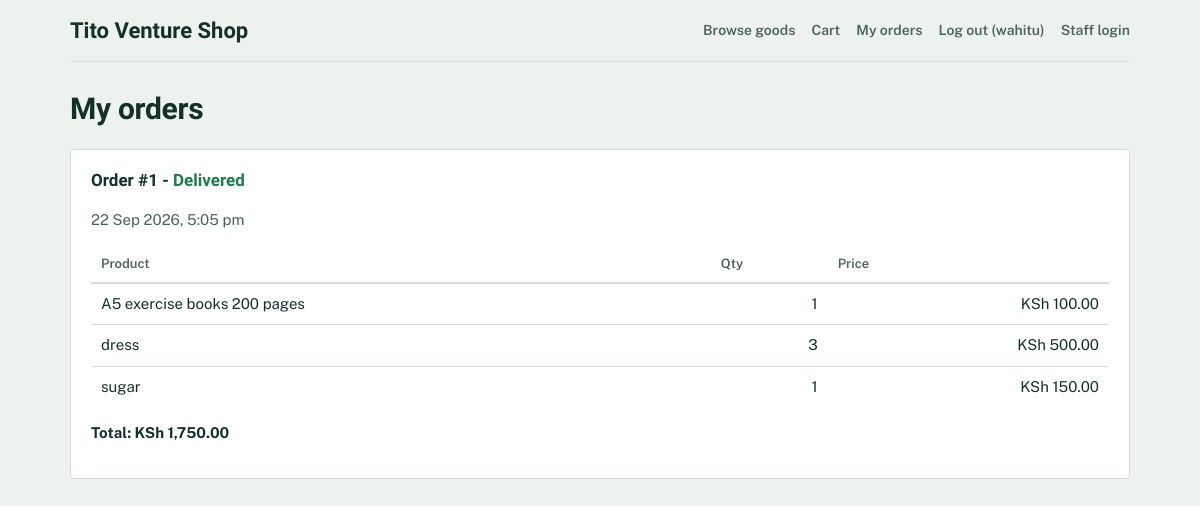
The app's page /customer/orders.php (signed in) with its own data.
### tables this page shows
CREATE TABLE `orders` (
  `id` int(11) NOT NULL,
  `customer_id` int(11) NOT NULL,
  `delivery_phone` varchar(20) NOT NULL,
  `delivery_address` varchar(255) NOT NULL,
  `payment_method` enum('cash','mpesa','bank') NOT NULL,
  `payment_reference` varchar(20) DEFAULT NULL,
  `status` enum('pending','confirmed','delivered','cancelled') NOT NULL DEFAULT 'pending',
  `total` decimal(12,2) NOT NULL,
  `confirmed_sale_id` int(11) DEFAULT NULL,
  `created_at` timestamp NOT NULL DEFAULT current_timestamp()
);

CREATE TABLE `order_items` (
  `id` int(11) NOT NULL,
  `order_id` int(11) NOT NULL,
  `product_id` int(11) NOT NULL,
  `quantity` int(11) NOT NULL,
  `unit_price` decimal(10,2) NOT NULL,
  `subtotal` decimal(12,2) NOT NULL
);

CREATE TABLE `products` (
  `id` int(11) NOT NULL,
  `name` varchar(150) NOT NULL,
  `barcode` varchar(50) DEFAULT NULL,
  `category_id` int(11) DEFAULT NULL,
  `buying_price` decimal(10,2) NOT NULL DEFAULT 0.00,
  `selling_price` decimal(10,2) NOT NULL DEFAULT 0.00,
  `quantity` int(11) NOT NULL DEFAULT 0,
  `reorder_level` int(11) NOT NULL DEFAULT 5,
  `expiry_date` date DEFAULT NULL,
  `created_at` timestamp NOT NULL DEFAULT current_timestamp()
);

### includes/auth.php (called while the page is built, shortened)
<?php
function e($v): string { return htmlspecialchars((string)$v, ENT_QUOTES, 'UTF-8'); }
function money($v): string { return CURRENCY . ' ' . number_format((float)$v, 2); }

### customer/orders.php (the view, shortened to what this page needs)
<?php
require_once __DIR__ . '/../includes/auth.php';
$customer = current_customer();
$st = $pdo->prepare('SELECT * FROM orders WHERE customer_id = ? ORDER BY created_at DESC');
$st->execute([$customer['id']]);
$orders = $st->fetchAll();
$itemsByOrder = [];
if ($orders) {
    $ids = array_column($orders, 'id');
    $in = implode(',', array_fill(0, count($ids), '?'));
    $st = $pdo->prepare("SELECT oi.order_id, p.name, oi.quantity, oi.unit_price FROM order_items oi JOIN products p ON p.id = oi.product_id WHERE oi.order_id IN ($in)");
    $st->execute($ids);
    foreach ($st->fetchAll() as $row) { $itemsByOrder[$row['order_id']][] = $row; }
}
include __DIR__ . '/../includes/store_header.php';
?>
<?php if (!$orders): ?>
  <p class="empty">You have no orders yet. <a href="<?= app_url('store/index.php') ?>">Browse our goods</a>.</p>
<?php else: foreach ($orders as $o): ?>
  <section class="panel">
    <h2>Order #<?= (int)$o['id'] ?> - <span class="<?= $o['status'] === 'cancelled' ? 'bad' : ($o['status'] === 'delivered' ? 'good' : 'warn') ?>"><?= e(ucfirst($o['status'])) ?></span></h2>
    <p class="muted"><?= e(date('j M Y, g:i a', strtotime($o['created_at']))) ?></p>
    <table class="table"><thead><tr><th>Product</th><th class="r">Qty</th><th class="r">Price</th></tr></thead><tbody>
    <?php foreach ($itemsByOrder[$o['id']] ?? [] as $it): ?>
      <tr><td><?= e($it['name']) ?></td><td class="r"><?= (int)$it['quantity'] ?></td><td class="r"><?= money($it['unit_price']) ?></td></tr>
    <?php endforeach; ?>
    </tbody></table>
    <p><b>Total: <?= money($o['total']) ?></b></p>
  </section>
<?php endforeach; endif; ?>
<?php include __DIR__ . '/../includes/store_footer.php'; ?>

### assets/css/style.css (style rules this page uses)
:root { --ink: #14302A; --ink-soft: #4B635C; --paper: #EEF2EF; --panel: #FFFFFF; --line: #D5DDD8; --marigold: #F2A900; --marigold-deep: #8A5F00; --alert: #B3261E; --ok: #1F7A4D; --font-head: "Bricolage Grotesque", "Segoe UI", system-ui, sans-serif; --font-body: "Public Sans", "Segoe UI", system-ui, sans-serif; --font-till: "Courier Prime", "Courier New", monospace; }
* { box-sizing: border-box; }
html { -webkit-text-size-adjust: 100%; }
body { margin: 0; background: var(--paper); color: var(--ink); font: 400 15px/1.5 var(--font-body); }
h1, h2 { font-family: var(--font-head); margin: 0; }
h2 { font-size: 17px; font-weight: 700; margin-bottom: 12px; }
small, .muted { color: var(--ink-soft); }
.panel { background: var(--panel); border: 1px solid var(--line); border-radius: 4px; padding: 18px 20px; margin-bottom: 20px; }
.good { color: var(--ok); }
.table { width: 100%; border-collapse: collapse; }
.table th { text-align: left; font-weight: 600; font-size: 13px; color: var(--ink-soft); padding: 8px 10px; border-bottom: 2px solid var(--line); white-space: nowrap; }
.table td { padding: 9px 10px; border-bottom: 1px solid var(--line); vertical-align: middle; }
.table tr:last-child td { border-bottom: 0; }
.r { text-align: right; }
.good { color: var(--ok); font-weight: 600; }

### records on screen
orders: id "1", status "Delivered", created_at "22 Sep 2026, 5:05 pm", total "KSh 1,750.00"
order_items: product.name "A5 exercise books 200 pages", quantity "1", unit_price "KSh 100.00"
order_items: product.name "dress", quantity "3", unit_price "KSh 500.00"
order_items: product.name "sugar", quantity "1", unit_price "KSh 150.00"

### other values on screen
SHOP_NAME "Tito Venture Shop"
$customer['name'] "wahitu"
$pageTitle "My orders"
